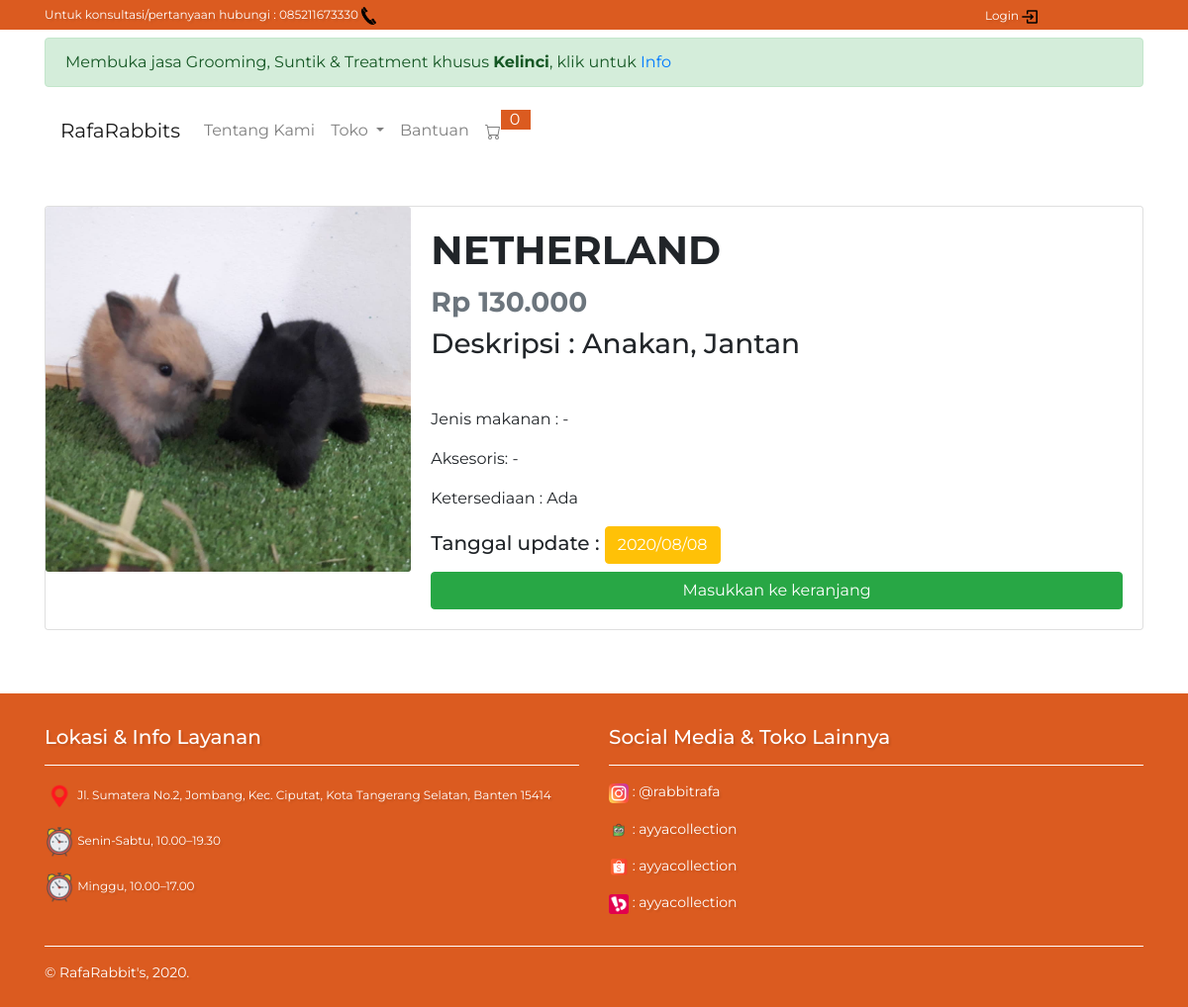
The page /pengunjung/detail/7 on the database its author committed.
### tables this page shows
CREATE TABLE `tb_dagangan` (
  `id_data` int(3) NOT NULL,
  `nama_hewan` varchar(85) NOT NULL,
  `gambar_hewan` varchar(64) NOT NULL,
  `catatan_tambahan` varchar(225) NOT NULL,
  `harga_hewan` int(35) NOT NULL,
  `ketersediaan` varchar(12) NOT NULL,
  `tanggal_ubah` varchar(12) NOT NULL,
  `jenis_makanan` varchar(50) DEFAULT NULL,
  `aksesoris` varchar(50) DEFAULT NULL,
  `id_kategori` int(11) NOT NULL
);

### application/controllers/Pengunjung.php (called while the page is built, shortened)
<?php
class Pengunjung extends CI_Controller {
	public function __construct()
	{
		$this->load->model('Pengunjung_model');
		$this->load->model('Admin_model');
		$this->load->helper('form');
		$this->load->library('form_validation');
	}
	public function detail($id)
	{
		$data['judul'] = 'RafaRabbit`s | Detail';
		$data['kategori'] = $this->Admin_model->getAllKategori();
		$data['detail'] = $this->Pengunjung_model->detailNamaKategori($id);
		$this->load->view('templates/header', $data);
		$this->load->view('Pengunjung/detail', $data);
		$this->load->view('templates/footer_pengunjung');
    }
}

### index.php (called while the page is built, shortened)
<?php
require_once BASEPATH.'core/CodeIgniter.php';

### application/models/Pengunjung_model.php (called while the page is built, shortened)
<?php
class Pengunjung_model extends CI_Model {
    public function detailNamaKategori($id)
	{
	    return $this->db->get_where('tb_dagangan', ['id_data' => $id])->row_array();
    }
}

### application/views/Pengunjung/detail.php (the view)
<div class="container">
<div class="row mt-5 mb-5">
    <div class="col-md-12">
    <div class="card mb-3" style="max-width: 100%;">
        <div class="row no-gutters">
            <div class="col-md-4">
                <img src="<?= base_url('assets/img/dataweb/') . html_escape($detail['gambar_hewan']); ?>" class="card-img">
            </div>
                <div class="col-md-8">
                <div class="card-body">
                    <h1 class="card-title text-uppercase"><b><?=html_escape($detail['nama_hewan']);?></b></h1>
                    <h3 class="card-text text-muted"><b><?= "Rp " . number_format(html_escape($detail['harga_hewan']),0,'.','.') ;?></b></h3>
                    <h3 class="card-text mb-5">Deskripsi : <?=html_escape($detail['catatan_tambahan']);?></h3>
                    <p class="card-text">Jenis makanan : <?=html_escape($detail['jenis_makanan']);?></p>
                    <p class="card-text">Aksesoris: <?=html_escape($detail['aksesoris']);?></p>
                    <p class="card-text">Ketersediaan : <?=html_escape($detail['ketersediaan']);?></p>
                    <h5>Tanggal update :
                        <div class="btn btn-warning" style="color:#fff;">
                            <?= html_escape($detail['tanggal_ubah']);?>
                        </div>
                    </h5>
                    <?php if ($detail['ketersediaan'] == 'Ada') : ?>
                        <a href="<?= base_url();?>pengunjung/tambah_ke_keranjang/<?= $detail['id_data'];?>" class="add_cart btn btn-success btn-block">Masukkan ke keranjang</a>
                    <?php else: ?>
                        <button class="add_cart btn btn-success btn-block mt-1" onclick="alert('Stok habis')">Masukkan ke keranjang</button>
                    <?php endif; ?>
                </div>
            </div>
        </div>
    </div>
    </div>
</div>
</div>

### assets/css/style.css (style rules this page uses)
* { margin: 0; padding: 0; box-sizing: border-box; }
html { scroll-behavior: smooth; }
body { font-family: 'Montserrat', sans-serif; }

### rows shown on the page
tb_dagangan: gambar_hewan (picture), nama_hewan "NETHERLAND", harga_hewan "130.000", catatan_tambahan "Anakan, Jantan", jenis_makanan "-", aksesoris "-", ketersediaan "Ada", tanggal_ubah "2020/08/08"

### other values the page prints
$this->cart->total_items() "0"
